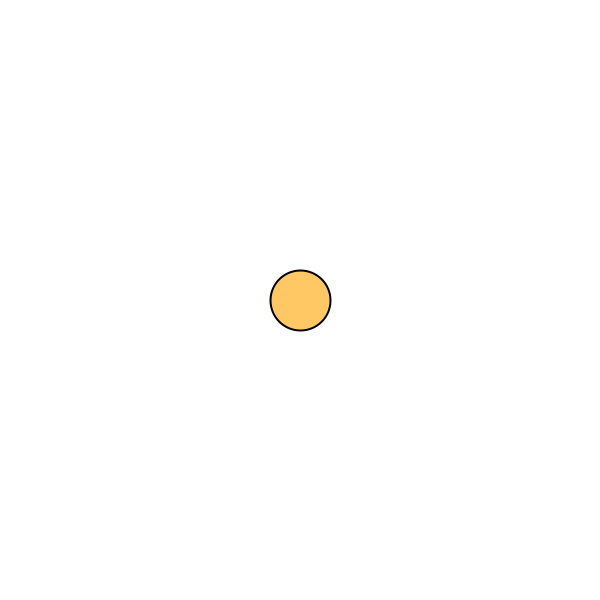
Frame 1 (no input)
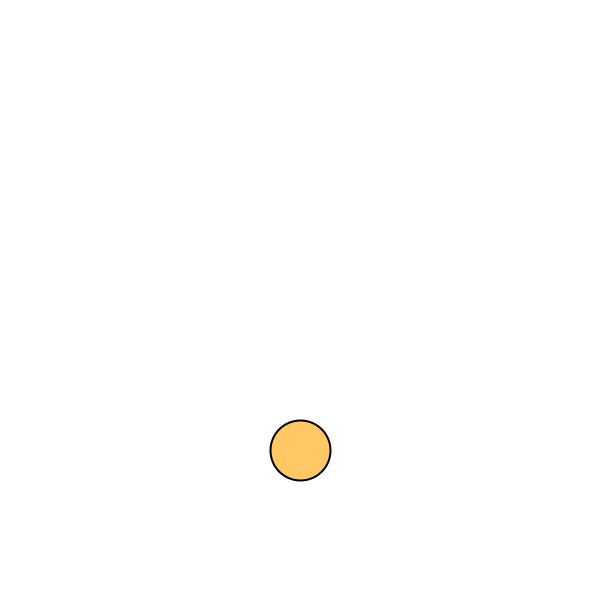
Frame 60 (the mouse pressed at the canvas centre just before this capture)
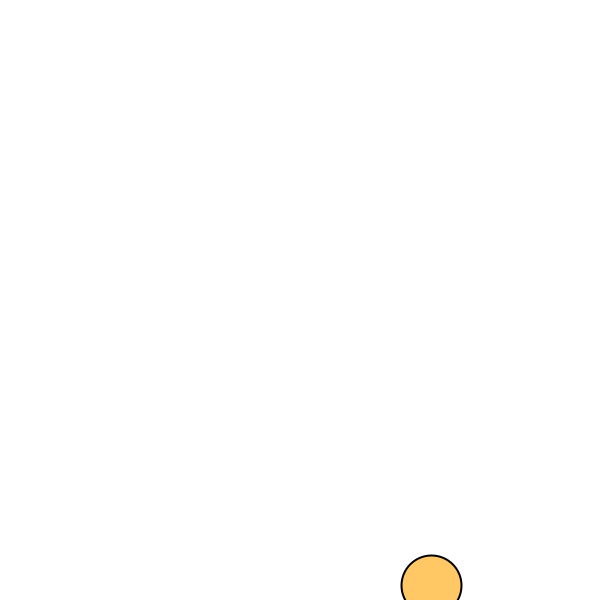
Frame 120 (the mouse held since frame 60 and released just before this capture)

The Processing sketch that drew these frames (run headless with seeded random() and noise(); from frame 60 on, the mouse is pressed at the canvas centre):

// Processing sketch: acc_flick_friction
// ── acc_flick_friction.pde
// 重力で落下するエージェント（クリックで弾ける）

// エージェントの位置
float x;
float y;
// エージェントの速度
float vx;
float vy;

void setup() {
  size(600, 600);
  strokeWeight(2);
  fill(255, 200, 100);

  // 初期位置
  x = width / 2;
  y = height / 2;

  // 初速
  vx = 0;
  vy = 0;
}

void draw() {
  // 毎フレームY方向に加速（重力）
  vy += 0.1;

  // 簡易的な空気抵抗を加える
  // （自然に減速＝毎フレーム速度を小さくする）
  vx *= 0.99;
  vy *= 0.99;

  // 速度を位置に反映
  x += vx;
  y += vy;

  // 端に達したら跳ね返る
  // 左端
  if (x < 0) {
    vx *= -0.5;
    x = 0;
  }
  // 右端
  if (x > width) {
    vx *= -0.5;
    x = width;
  }
  // 下端
  if (y > height) {
    vy *= -0.5;
    y = height;
  }

  // エージェントを描く
  background(255);
  ellipse(x, y, 60, 60);
}

void mousePressed() {
  vx += random(-10, 10);
  vy += random(-10, 10);
}
